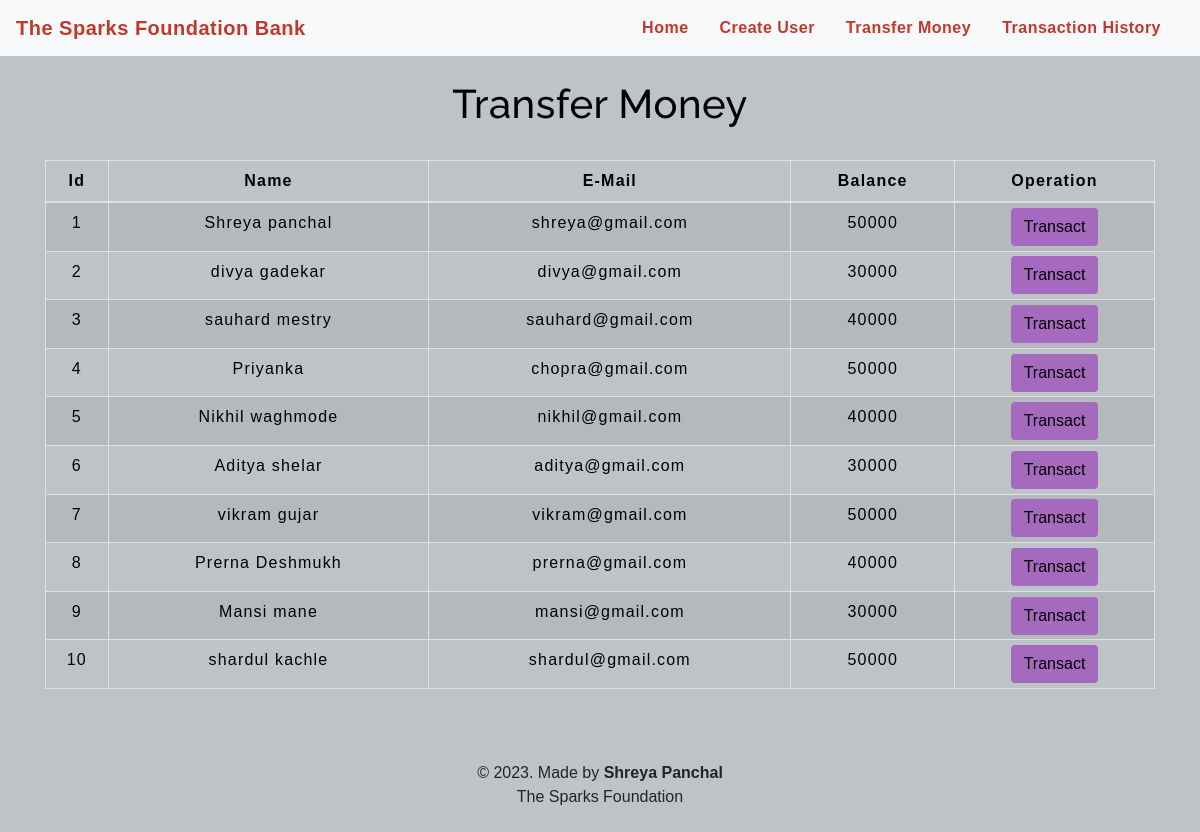
The app's page /transfermoney.php with its own data.
### tables this page shows
CREATE TABLE `users` (
  `id` int(3) NOT NULL,
  `name` text NOT NULL,
  `email` varchar(30) NOT NULL,
  `balance` int(8) NOT NULL
);

### transfermoney.php (the view, shortened to what this page needs)
<!DOCTYPE html>
<html lang="en">
<head>
    <link rel="stylesheet" href="https://maxcdn.bootstrapcdn.com/bootstrap/4.0.0/css/bootstrap.min.css">
    <link rel="stylesheet" type="text/css" href="css/table.css">
    <link rel="stylesheet" type="text/css" href="css/navbar.css">
</head>
<body style="background-color : #BDC3C7;">
<?php
    include 'config.php';
    $sql = "SELECT * FROM users";
    $result = mysqli_query($conn,$sql);
?>
<?php
  include 'navbar.php';
?>
<div class="container">
        <h2 class="text-center pt-4" style="color : black;">Transfer Money</h2>
        <br>
            <div class="row">
                <div class="col">
                    <div class="table-responsive-sm">
                    <table class="table table-hover table-sm table-striped table-condensed table-bordered" style="border-color:black;">
                        <thead style="color : black;">
                            <tr>
                            <th scope="col" class="text-center py-2">Id</th>
                            <th scope="col" class="text-center py-2">Name</th>
                            <th scope="col" class="text-center py-2">E-Mail</th>
                            <th scope="col" class="text-center py-2">Balance</th>
                            <th scope="col" class="text-center py-2">Operation</th>
                            </tr>
                        </thead>
                        <tbody>
                <?php
                    while($rows=mysqli_fetch_assoc($result)){
                ?>
                    <tr style="color : black;">
                        <td class="py-2"><?php echo $rows['id'] ?></td>
                        <td class="py-2"><?php echo $rows['name']?></td>
                        <td class="py-2"><?php echo $rows['email']?></td>
                        <td class="py-2"><?php echo $rows['balance']?></td>
                        <td><a href="selecteduserdetail.php?id= <?php echo $rows['id'] ;?>"> <button type="button" class="btn" style="background-color : #A569BD;">Transact</button></a></td>
                    </tr>
                <?php
                    }
                ?>
                        </tbody>
                    </table>
                    </div>
                </div>
            </div>
         </div>
         <footer class="text-center mt-5 py-2">
            <p>&copy 2023. Made by <b>Shreya Panchal</b> <br>The Sparks Foundation</p>
        </footer>
</body>
</html>

### navbar.php (shortened to what this page needs)
<nav class="navbar navbar-expand-md navbar-light bg-light">
<a class="navbar-brand" href="index.php" style="color : #C0392B;"><b>The Sparks Foundation Bank</b></a>
<div class="collapse navbar-collapse" id="collapsibleNavbar">
      <ul class="navbar-nav ml-auto">
        <li class="nav-item">
          <a class="nav-link" href="index.php" style="color : #C0392B;"><b>Home</b></a>
        </li>
        <li class="nav-item">
          <a class="nav-link" href="createuser.php" style="color : #C0392B;"><b>Create User</b></a>
        </li>
        <li class="nav-item">
          <a class="nav-link" href="transfermoney.php" style="color : #C0392B;"><b>Transfer Money</b></a>
        </li>
        <li class="nav-item">
          <a class="nav-link" href="transactionhistory.php" style="color : #C0392B;"><b>Transaction History</b></a>
        </li>
    </div>
 </nav>

### table.css (style rules this page uses)
* { padding: 0; margin: 0; box-sizing: border-box; font-family: sans-serif; }
h2 { font-size: 40px; }
table { letter-spacing: 1.2px; }
td { text-align: center; }
button { border:none; background: #d9d9d9; transition: 1s; }

### navbar.css (style rules this page uses)
.nav-link { margin-right: 15px; color:#2F363F; letter-spacing: 0.5px; transition: 0.5s; }
.navbar-brand { color: #4C4B4B; letter-spacing: 0.5px; }
h2 { color: #4C4B4B; letter-spacing: 0.5px; font-family: raleway; }

### transfermoney.php (style rules this page uses)
button { transition: 1.5s; }

### records on screen
users: id "1", name "Shreya panchal", email "shreya@gmail.com", balance "50000"
users: id "2", name "divya gadekar", email "divya@gmail.com", balance "30000"
users: id "3", name "sauhard mestry", email "sauhard@gmail.com", balance "40000"
users: id "4", name "Priyanka", email "chopra@gmail.com", balance "50000"
users: id "5", name "Nikhil waghmode", email "nikhil@gmail.com", balance "40000"
users: id "6", name "Aditya shelar", email "aditya@gmail.com", balance "30000"
users: id "7", name "vikram gujar", email "vikram@gmail.com", balance "50000"
users: id "8", name "Prerna Deshmukh", email "prerna@gmail.com", balance "40000"
users: id "9", name "Mansi mane", email "mansi@gmail.com", balance "30000"
users: id "10", name "shardul kachle", email "shardul@gmail.com", balance "50000"
